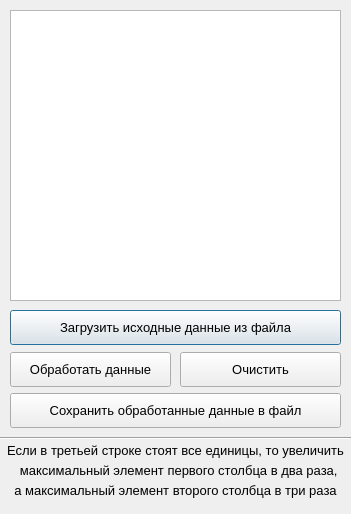
<?xml version="1.0" encoding="UTF-8"?>
<ui version="4.0">
 <class>Dialog</class>
 <widget class="QDialog" name="Dialog">
  <property name="geometry">
   <rect>
    <x>0</x>
    <y>0</y>
    <width>351</width>
    <height>514</height>
   </rect>
  </property>
  <property name="minimumSize">
   <size>
    <width>351</width>
    <height>514</height>
   </size>
  </property>
  <property name="maximumSize">
   <size>
    <width>351</width>
    <height>514</height>
   </size>
  </property>
  <property name="windowTitle">
   <string>Dialog</string>
  </property>
  <widget class="QPlainTextEdit" name="plainTextEdit">
   <property name="geometry">
    <rect>
     <x>10</x>
     <y>10</y>
     <width>331</width>
     <height>291</height>
    </rect>
   </property>
   <property name="font">
    <font>
     <family>Segoe UI</family>
     <pointsize>10</pointsize>
    </font>
   </property>
  </widget>
  <widget class="QPushButton" name="btn_upload_data">
   <property name="geometry">
    <rect>
     <x>10</x>
     <y>310</y>
     <width>331</width>
     <height>35</height>
    </rect>
   </property>
   <property name="font">
    <font>
     <family>Segoe UI</family>
     <pointsize>10</pointsize>
    </font>
   </property>
   <property name="text">
    <string>Загрузить исходные данные из файла</string>
   </property>
  </widget>
  <widget class="QPushButton" name="btn_process_data">
   <property name="geometry">
    <rect>
     <x>10</x>
     <y>352</y>
     <width>161</width>
     <height>35</height>
    </rect>
   </property>
   <property name="font">
    <font>
     <family>Segoe UI</family>
     <pointsize>10</pointsize>
    </font>
   </property>
   <property name="text">
    <string>Обработать данные</string>
   </property>
  </widget>
  <widget class="QPushButton" name="btn_clear">
   <property name="geometry">
    <rect>
     <x>180</x>
     <y>352</y>
     <width>161</width>
     <height>35</height>
    </rect>
   </property>
   <property name="font">
    <font>
     <family>Segoe UI</family>
     <pointsize>10</pointsize>
    </font>
   </property>
   <property name="text">
    <string>Очистить</string>
   </property>
  </widget>
  <widget class="QPushButton" name="btn_save_data">
   <property name="geometry">
    <rect>
     <x>10</x>
     <y>393</y>
     <width>331</width>
     <height>35</height>
    </rect>
   </property>
   <property name="font">
    <font>
     <family>Segoe UI</family>
     <pointsize>10</pointsize>
    </font>
   </property>
   <property name="text">
    <string>Сохранить обработанные данные в файл</string>
   </property>
  </widget>
  <widget class="QLabel" name="label_task_1">
   <property name="geometry">
    <rect>
     <x>0</x>
     <y>440</y>
     <width>351</width>
     <height>20</height>
    </rect>
   </property>
   <property name="font">
    <font>
     <family>Segoe UI</family>
     <pointsize>10</pointsize>
    </font>
   </property>
   <property name="text">
    <string>Если в третьей строке стоят все единицы, то увеличить</string>
   </property>
   <property name="alignment">
    <set>Qt::AlignCenter</set>
   </property>
  </widget>
  <widget class="QLabel" name="label_task_2">
   <property name="geometry">
    <rect>
     <x>10</x>
     <y>460</y>
     <width>341</width>
     <height>20</height>
    </rect>
   </property>
   <property name="font">
    <font>
     <family>Segoe UI</family>
     <pointsize>10</pointsize>
    </font>
   </property>
   <property name="text">
    <string>максимальный элемент первого столбца в два раза, </string>
   </property>
   <property name="alignment">
    <set>Qt::AlignCenter</set>
   </property>
  </widget>
  <widget class="QLabel" name="label_task_3">
   <property name="geometry">
    <rect>
     <x>10</x>
     <y>480</y>
     <width>331</width>
     <height>20</height>
    </rect>
   </property>
   <property name="font">
    <font>
     <family>Segoe UI</family>
     <pointsize>10</pointsize>
    </font>
   </property>
   <property name="text">
    <string>а максимальный элемент второго столбца в три раза</string>
   </property>
   <property name="alignment">
    <set>Qt::AlignCenter</set>
   </property>
  </widget>
  <widget class="Line" name="line">
   <property name="geometry">
    <rect>
     <x>0</x>
     <y>430</y>
     <width>351</width>
     <height>16</height>
    </rect>
   </property>
   <property name="orientation">
    <enum>Qt::Horizontal</enum>
   </property>
  </widget>
 </widget>
 <resources/>
 <connections/>
</ui>
